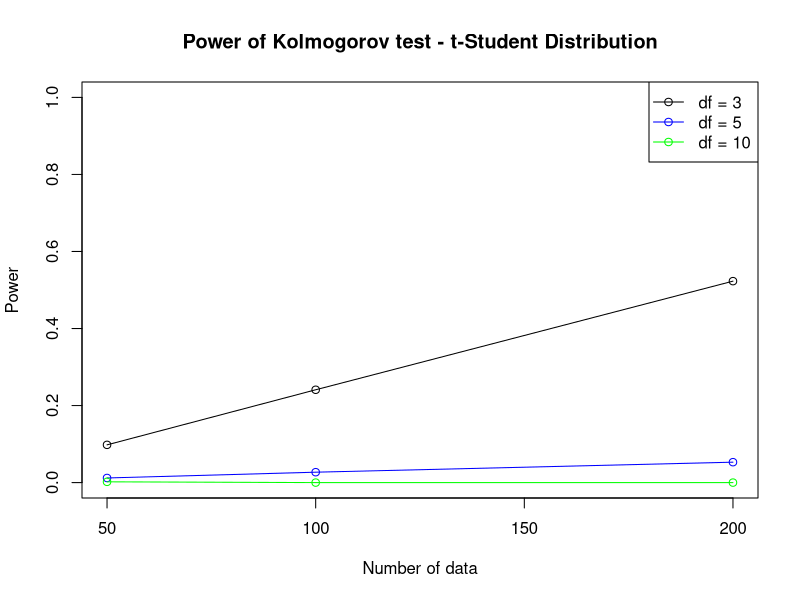
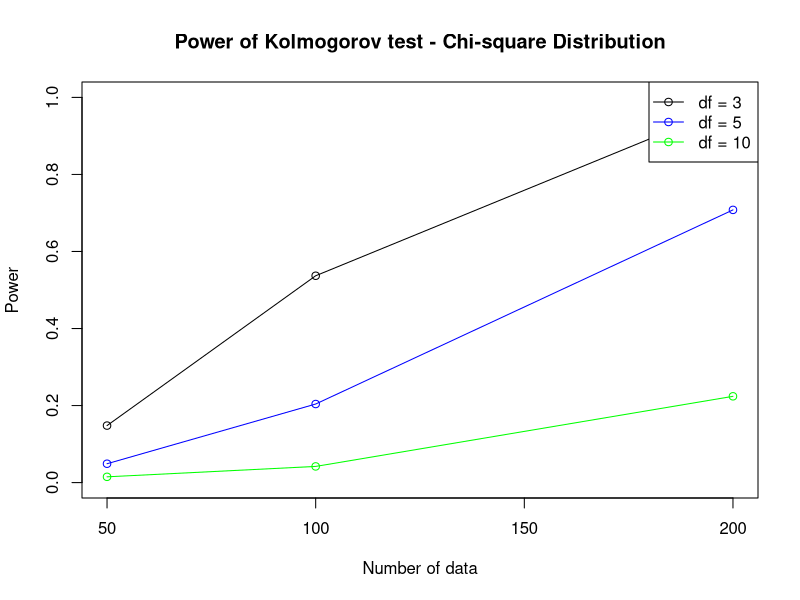

Reproduce these figures in R, in order.
## ---- chunk 1
knitr::opts_chunk$set(echo = TRUE)
## ---- chunk 2
library(ggplot2)
library(nortest)
library(stats)
library(tseries)
## ---- chunk 3

# Function to compute the power of the Kolmogorov test
compute_power <- function(data, n_simulations, alpha) {
  power <- rep(0, n_simulations)
  
  for (i in 1:n_simulations) {
    # Generate random samples from the hypothesized distribution
    simulated_data <- data()
    
    # Perform the Kolmogorov test
    ks_test <- ks.test(simulated_data, "pnorm")
    
    # Check if the null hypothesis is rejected
    if (ks_test$p.value < alpha) {
      power[i] <- 1
    }
  }
  
  return(mean(power))
}

# Function to generate data from t-Student distribution
generate_t_data <- function(n, df) {
  standardized_data <- rt(n, df)
  standardized_data <- (standardized_data - mean(standardized_data)) / sd(standardized_data)
  
  return(standardized_data)
}

# Function to generate data from chi-square distribution
generate_chi2_data <- function(n, df) {
  standardized_data <- rchisq(n, df)
  standardized_data <- (standardized_data - mean(standardized_data)) / sd(standardized_data)
  
  return(standardized_data)
}

## ---- chunk 4


# Parameters
n_data <- c(50, 100, 200)  # Number of data
df_t <- c(3, 5, 10)  # Degrees of freedom for t-distribution
df_chi2 <- c(3, 5, 10)  # Degrees of freedom for chi-square distribution
n_simulations <- 1000  # Number of simulations
alpha <- 0.05  # Significance level

## ---- chunk 5

# Perform simulations for different settings
results <- matrix(0, nrow = length(n_data), ncol = length(df_t) + length(df_chi2))
colnames(results) <- c(paste0("t_", df_t), paste0("chi2_", df_chi2))

for (i in 1:length(n_data)) {
  n <- n_data[i]
  
  for (j in 1:length(df_t)) {
    df <- df_t[j]
    data_func <- function() generate_t_data(n, df)
    power <- compute_power(data_func, n_simulations, alpha)
    results[i, j] <- power
  }
  
  for (j in 1:length(df_chi2)) {
    df <- df_chi2[j]
    data_func <- function() generate_chi2_data(n, df)
    power <- compute_power(data_func, n_simulations, alpha)
    results[i, j + length(df_t)] <- power
  }
}

## ---- chunk 6

# Plot the results
plot(n_data, results[, 1], type = "o", ylim = c(0, 1), xlab = "Number of data",
     ylab = "Power", main = "Power of Kolmogorov test - t-Student Distribution")

lines(n_data, results[, 2], type = "o", col = "blue")
lines(n_data, results[, 3], type = "o", col = "green")

legend("topright", legend = c("df = 3", "df = 5", "df = 10"),
       col = c("black", "blue", "green"), lty = 1, pch = 1)

plot(n_data, results[, 4], type = "o", ylim = c(0, 1), xlab = "Number of data",
     ylab = "Power", main = "Power of Kolmogorov test - Chi-square Distribution")

lines(n_data, results[, 5], type = "o", col = "blue")
lines(n_data, results[, 6], type = "o", col = "green")

legend("topright", legend = c("df = 3", "df = 5", "df = 10"),
       col = c("black", "blue", "green"), lty = 1, pch = 1)
